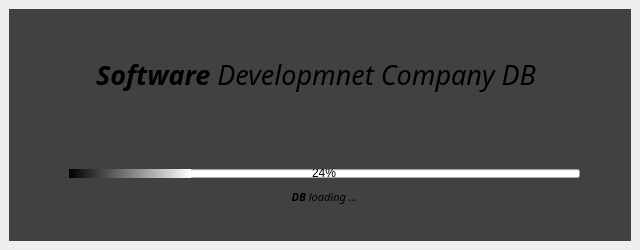
<?xml version="1.0" encoding="UTF-8"?>
<ui version="4.0">
 <class>SplashWindow</class>
 <widget class="QMainWindow" name="SplashWindow">
  <property name="geometry">
   <rect>
    <x>0</x>
    <y>0</y>
    <width>640</width>
    <height>250</height>
   </rect>
  </property>
  <property name="minimumSize">
   <size>
    <width>640</width>
    <height>250</height>
   </size>
  </property>
  <property name="baseSize">
   <size>
    <width>640</width>
    <height>300</height>
   </size>
  </property>
  <property name="windowTitle">
   <string>MainWindow</string>
  </property>
  <widget class="QWidget" name="centralwidget">
   <layout class="QGridLayout" name="gridLayout">
    <item row="0" column="0">
     <widget class="QFrame" name="splashFrame">
      <property name="minimumSize">
       <size>
        <width>0</width>
        <height>0</height>
       </size>
      </property>
      <property name="styleSheet">
       <string notr="true">QFrame { 
	
	border-radius : 15 px;
	background-color: rgb(65, 64, 66);
}</string>
      </property>
      <property name="frameShape">
       <enum>QFrame::StyledPanel</enum>
      </property>
      <property name="frameShadow">
       <enum>QFrame::Raised</enum>
      </property>
      <widget class="QLabel" name="label_title">
       <property name="geometry">
        <rect>
         <x>0</x>
         <y>40</y>
         <width>621</width>
         <height>51</height>
        </rect>
       </property>
       <property name="font">
        <font>
         <family>Montserrat</family>
         <pointsize>20</pointsize>
         <weight>50</weight>
         <italic>true</italic>
         <bold>false</bold>
         <underline>false</underline>
         <strikeout>false</strikeout>
         <kerning>true</kerning>
        </font>
       </property>
       <property name="styleSheet">
        <string notr="true">QLabel { 
rgb(31, 31, 31)

}</string>
       </property>
       <property name="text">
        <string>&lt;strong&gt;Software&lt;/strong&gt; Developmnet Company DB </string>
       </property>
       <property name="textFormat">
        <enum>Qt::MarkdownText</enum>
       </property>
       <property name="alignment">
        <set>Qt::AlignCenter</set>
       </property>
      </widget>
      <widget class="QProgressBar" name="progress_bar">
       <property name="geometry">
        <rect>
         <x>60</x>
         <y>160</y>
         <width>511</width>
         <height>9</height>
        </rect>
       </property>
       <property name="styleSheet">
        <string notr="true">QProgressBar{

}
QProgressBar::chunk{
	
	background-color: qlineargradient(spread:pad, x1:0, y1:0, x2:1, y2:0, stop:0 rgba(0, 0, 0, 255), stop:1 rgba(255, 255, 255, 255));
}</string>
       </property>
       <property name="value">
        <number>24</number>
       </property>
       <property name="alignment">
        <set>Qt::AlignCenter</set>
       </property>
      </widget>
      <widget class="QLabel" name="label_loading">
       <property name="geometry">
        <rect>
         <x>250</x>
         <y>180</y>
         <width>131</width>
         <height>17</height>
        </rect>
       </property>
       <property name="font">
        <font>
         <family>Montserrat</family>
         <pointsize>8</pointsize>
         <italic>true</italic>
         <underline>false</underline>
        </font>
       </property>
       <property name="text">
        <string>&lt;strong&gt;DB&lt;/strong&gt; loading ...</string>
       </property>
       <property name="alignment">
        <set>Qt::AlignCenter</set>
       </property>
      </widget>
     </widget>
    </item>
   </layout>
  </widget>
 </widget>
 <resources/>
 <connections/>
</ui>
